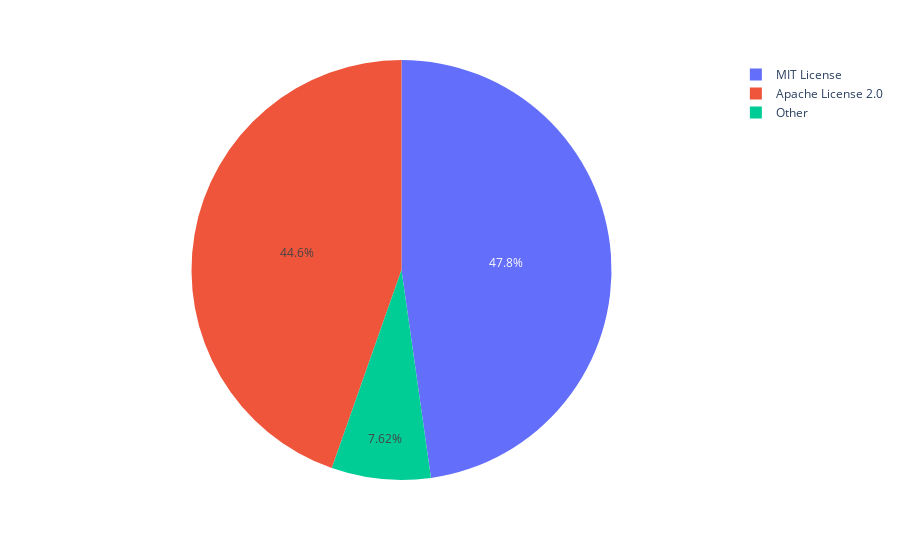

This figure's notebook cell:
### Code cell
px.pie(dfr, values='count', names='license')

### Figure 1 — Plotly figure (JSON) as saved in the notebook; plotly's stock layout.template omitted (floating-point values rounded to 4 significant figures)
{"data": [{"domain": {"x": [0, 1], "y": [0, 1]}, "hovertemplate": "license=%{label}<br>count=%{value}<extra></extra>", "labels": ["MIT License", "Apache License 2.0", "Other"], "legendgroup": "", "name": "", "showlegend": true, "type": "pie", "values": [213, 199, 34]}], "layout": {"legend": {"tracegroupgap": 0}, "margin": {"t": 60}}}
